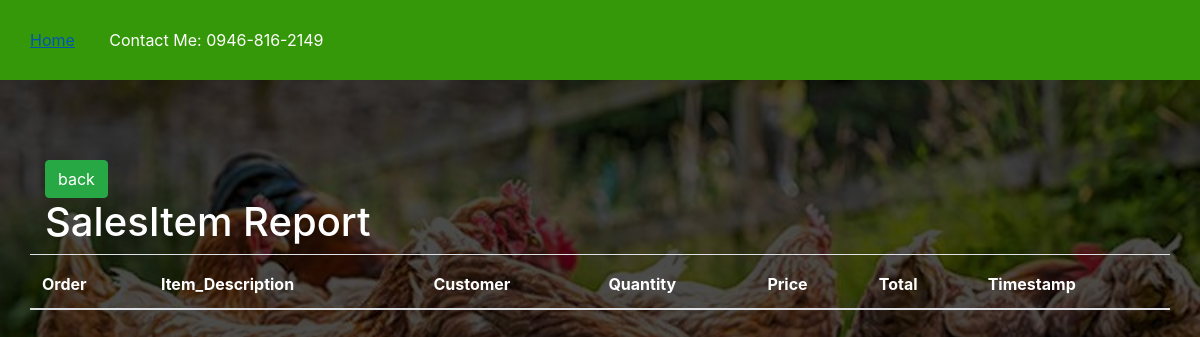
Before: /salesitemreport.php with the older database file.
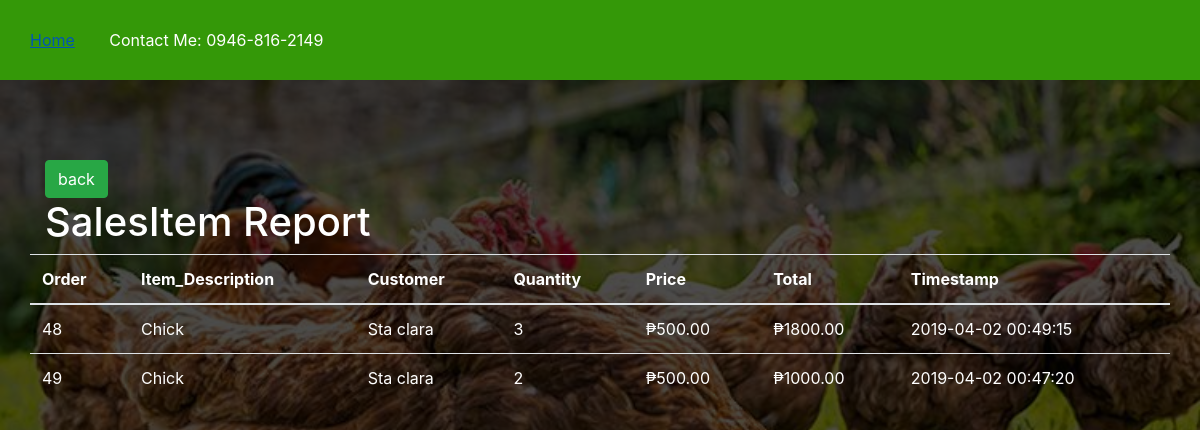
After: the same page with the newer database file.
### tables this page shows
CREATE TABLE `salesitem` (
  `id` int(100) NOT NULL,
  `userid` int(100) DEFAULT NULL,
  `item_id` int(100) NOT NULL,
  `customer_id` int(100) NOT NULL,
  `quantity` varchar(100) DEFAULT NULL,
  `price` decimal(7,2) DEFAULT NULL,
  `total` decimal(7,2) NOT NULL,
  `time` timestamp NOT NULL DEFAULT CURRENT_TIMESTAMP ON UPDATE CURRENT_TIMESTAMP
);

CREATE TABLE `item` (
  `id` int(100) NOT NULL,
  `userid` int(100) DEFAULT NULL,
  `description` varchar(100) DEFAULT NULL,
  `unit` varchar(100) DEFAULT NULL,
  `quality` varchar(100) DEFAULT NULL,
  `price` decimal(10,2) DEFAULT NULL
);

CREATE TABLE `customer` (
  `id` int(100) NOT NULL,
  `userid` int(100) DEFAULT NULL,
  `firstname` varchar(255) DEFAULT NULL,
  `middlename` varchar(255) DEFAULT NULL,
  `lastname` varchar(255) DEFAULT NULL,
  `contact_no` varchar(255) DEFAULT NULL,
  `address` varchar(255) DEFAULT NULL
);

### salesitemreport.php (the view, shortened to what this page needs)
<!DOCTYPE html>
<html>
<head>
	<link rel="stylesheet" type="text/css" href="Css1/style.css">
	<link rel="stylesheet" type="text/css" href="Css1/side.css">
	<link rel="stylesheet" type="text/js" href="javascript/java.js">
	<link rel="stylesheet" href="bootstrap/css/bootstrap.min.css">
</head>
<body>
<div id="main">
			<nav>
				<ul>
					<li><a href="index.php">Home</a></li>
					<li>Contact Me: 0946-816-2149</li>
				</ul>
			</nav>
	</div>
<?php require_once 'process3.php';?>
	<div class="container">
	<?php
		$mysqli = new mysqli('localhost','root','','registration') or die(mysqli_error($mysqli));
		?>
		<?php
		$result = $mysqli->query("SELECT * FROM item,customer,salesitem where item.id=salesitem.item_id and customer.id=salesitem.customer_id") or die($mysqli->error);
		?>
		<a href="index1.php"class="btn btn-success">back</a>
		<h1 class="text-white">SalesItem Report</h1>
		<div class="row justify-content-center">
		<br><br><br>
			<table class="table">
				<thead>
					<tr class="text-white">
						<th>Order</th>
						<th>Item_Description</th>
						<th>Customer</th>
						<th>Quantity</th>
						<th>Price</th>
						<th>Total</th>
						<th>Timestamp</th>
					</tr>
				</thead>
				<?php
					while($row=$result->fetch_assoc()):?>
						<tr class="text-white">
							<td><?php echo $row['id']?></td>
							<td><?php echo $row['description']?></td>
							<td><?php echo $row['lastname']?></td>
							<td><?php echo $row['quantity']?></td>
							<td>₱<?php echo $row['price']?></td>
							<td>₱<?php echo $row['total']?></td>
							<td><?php echo $row['time']?></td>
						</tr>
						<?php endwhile;?>
			</table>
		</div>
</body>
</html>

Changed rows visible on the page:
added salesitem: id "48", item.description "Chick", customer.lastname "Sta clara", quantity "3", price "500.00", total "1800.00", time "2019-04-02 00:49:15"
added salesitem: id "49", item.description "Chick", customer.lastname "Sta clara", quantity "2", price "500.00", total "1000.00", time "2019-04-02 00:47:20"
